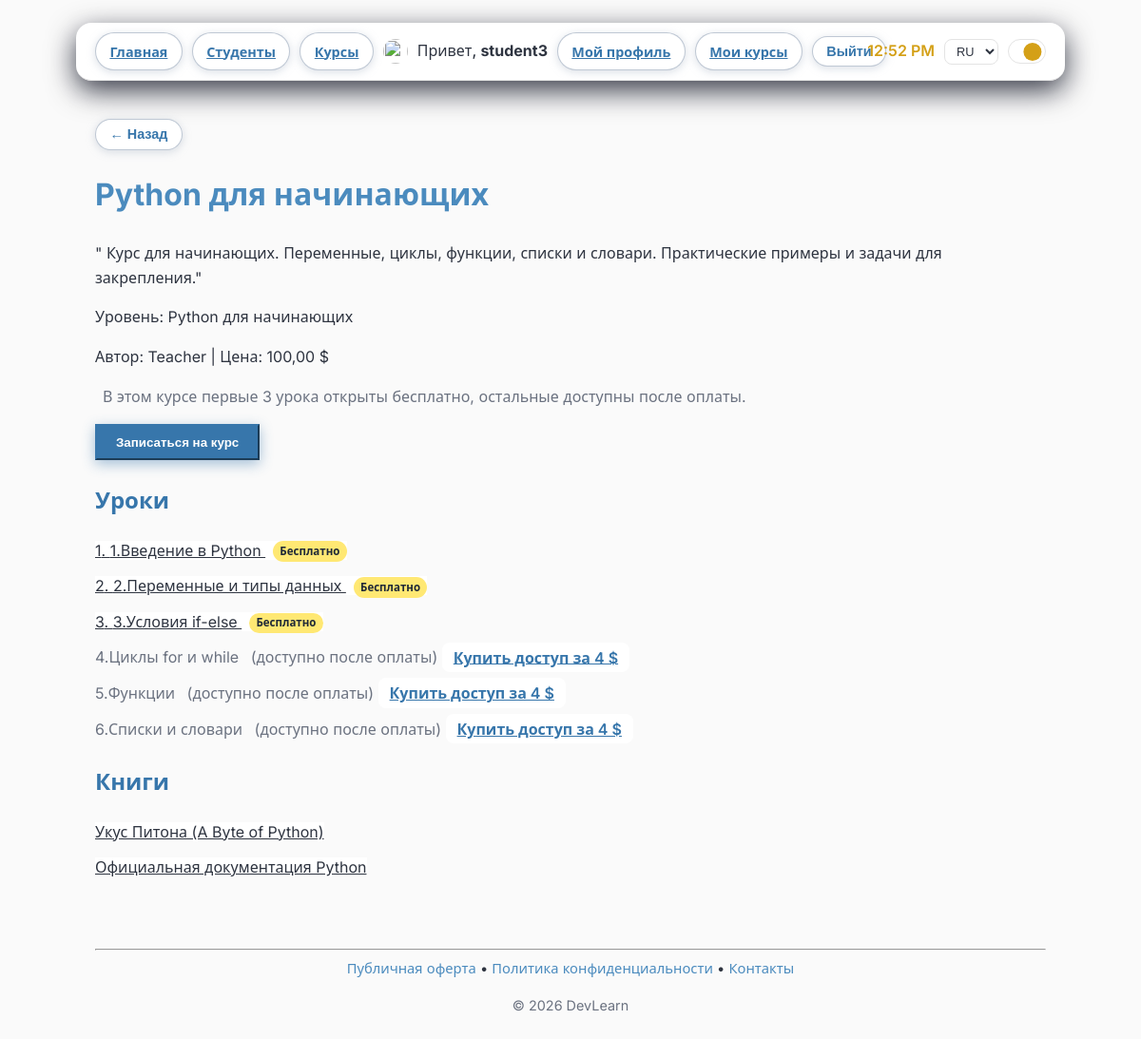
/ru/courses/1/ (signed in), run on an earlier commit of the app's database.
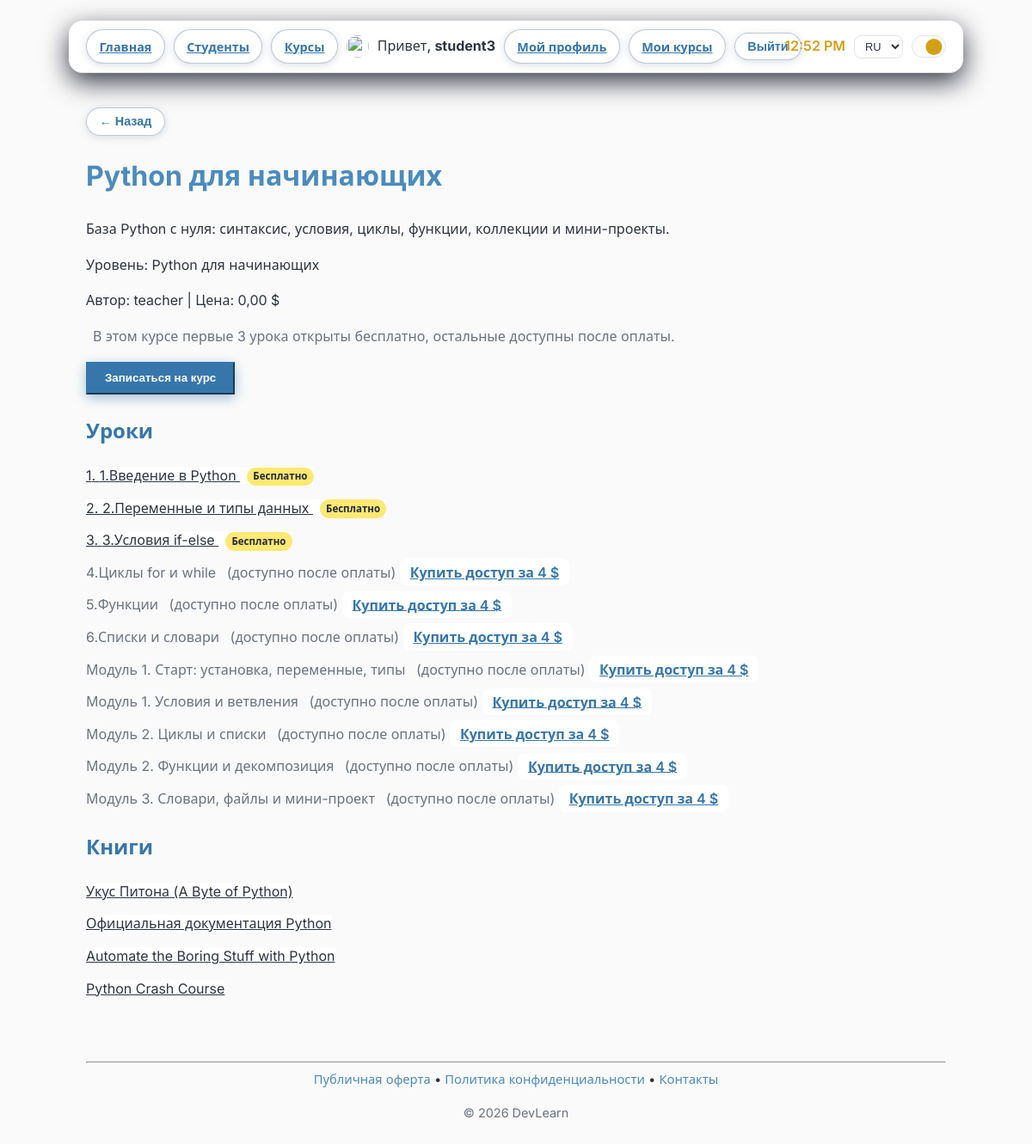
And on a later commit of the database.
### courses/models.py (models this page shows, shortened)
class Course(models.Model):
    LEVEL_JUNIOR = "junior"
    LEVEL_PRO = "pro"
    LEVEL_CHOICES = [
        (LEVEL_JUNIOR, "Python для начинающих"),
        (LEVEL_PRO, "Python для профессионалов"),
    ]
    title = models.CharField("Название", max_length=100)
    description = models.TextField("Описание", blank=True)
    level = models.CharField(
        "Уровень",
        max_length=20,
        choices=LEVEL_CHOICES,
        default=LEVEL_JUNIOR,
    )
    category = models.ForeignKey(
        "Category",
        on_delete=models.SET_NULL,
        null=True,
        blank=True,
        related_name="courses",
        verbose_name="Категория",
    )
    author = models.ForeignKey(
        settings.AUTH_USER_MODEL,
        on_delete=models.CASCADE,
        related_name="authored_courses",
        verbose_name="Автор",
    )
    cover_image = models.ImageField(
        "Обложка курса",
        upload_to="courses/covers/",
        blank=True,
        null=True,
    )
    price = models.DecimalField(
        "Цена",
        max_digits=10,
        decimal_places=2,
        default=0,
    )
    is_active = models.BooleanField("Опубликован", default=True)
    created_at = models.DateTimeField(auto_now_add=True)
    class Meta:
        ordering = ["-created_at"]

class Lesson(models.Model):
    course = models.ForeignKey(
        Course,
        on_delete=models.CASCADE,
        related_name="lessons",
        verbose_name="Курс",
    )
    title = models.CharField("Название", max_length=100)
    content = MarkdownxField("Содержание", blank=True)
    image = models.ImageField(
        "Картинка урока",
        upload_to="courses/lessons/",
        blank=True,
        null=True,
    )
    video_url = models.URLField("Ссылка на видео", blank=True)
    order = models.PositiveIntegerField("Порядок", default=0)
    class Meta:
        ordering = ["order"]

class Book(models.Model):
    course = models.ForeignKey(
        Course,
        on_delete=models.CASCADE,
        related_name="books",
        verbose_name="Курс",
    )
    title = models.CharField("Название", max_length=100)
    url = models.URLField("Ссылка")
    order = models.PositiveIntegerField("Порядок", default=0)
    class Meta:
        ordering = ["order"]

### courses/views.py (the view)
# urls.py: path("<int:pk>/", views.CourseDetailView.as_view(), name="course_detail"),
class CourseDetailView(DetailView):
    model = Course
    template_name = "courses/course_detail.html"
    context_object_name = "course"
    def get_queryset(self):
        return Course.objects.prefetch_related("lessons", "books").select_related("author", "category")
    def get_context_data(self, **kwargs):
        context = super().get_context_data(**kwargs)
        user = self.request.user
        course = self.object
        profile = getattr(user, "profile", None) if user.is_authenticated else None
        has_access = bool(profile and getattr(profile, "has_access", False))
        is_teacher = bool(profile and getattr(profile, "role", "") == "teacher")
        is_enrolled = False
        if user.is_authenticated:
            is_enrolled = Enrollment.objects.filter(
                student=user, course=course
            ).exists()
        lessons = list(course.lessons.all().order_by("order", "id"))
        for idx, lesson in enumerate(lessons, start=1):
            is_free = idx <= FREE_LESSONS_PER_COURSE
            lesson.is_free = is_free
            lesson.is_locked = not (is_free or has_access or is_teacher)
        context["is_enrolled"] = is_enrolled
        context["has_access"] = has_access
        context["is_teacher"] = is_teacher
        context["lessons"] = lessons
        return context

### users/context_processors.py (called while the page is built)
def user_role(request):
    is_teacher = False
    profile_avatar_url = None
    if request.user.is_authenticated:
        try:
            profile = request.user.profile
            is_teacher = profile.role == "teacher"
            if profile.avatar:
                profile_avatar_url = profile.avatar.url
        except Exception:
            pass
    can_upload_avatar = settings.DEBUG
    return {"is_teacher": is_teacher, "profile_avatar_url": profile_avatar_url, "can_upload_avatar": can_upload_avatar}

### courses/templates/courses/course_detail.html (shortened to what this page needs)
{% extends "base.html" %}
{% load i18n %}
{% block content %}
<h1>{{ course.title }}</h1>
<p>{{ course.description }}</p>
<p>{% trans "Уровень:" %} {{ course.get_level_display }}</p>
<p>{% trans "Автор:" %} {{ course.author.username }} | {% trans "Цена:" %} {{ course.price }} $</p>
<p class="course-meta">
    {% trans "В этом курсе первые 3 урока открыты бесплатно, остальные доступны после оплаты." %}
</p>
{% if not is_enrolled and user.is_authenticated %}
<form method="post" action="{% url 'courses:enroll' course.pk %}">
    <button type="submit" class="btn-primary">{% trans "Записаться на курс" %}</button>
</form>
{% endif %}
<h2>{% trans "Уроки" %}</h2>
<ul class="lesson-list">
    {% for lesson in lessons %}
    <li class="lesson-item">
        {% if lesson.is_locked %}
            <span class="lesson-locked">{{ lesson.title }}</span>
            <em class="course-meta">({% trans "доступно после оплаты" %})</em>
            <a href="{% url 'courses:checkout' %}" class="btn-course">{% trans "Купить доступ за 4 $" %}</a>
        {% else %}
            <a href="{% url 'courses:lesson_detail' lesson.pk %}" class="btn-lesson">
                {{ forloop.counter }}.
                {{ lesson.title }}
                {% if lesson.is_free and not has_access %}
                    <span class="badge-free">{% trans "Бесплатно" %}</span>
                {% endif %}
            </a>
        {% endif %}
    </li>
    {% empty %}
    <li class="lesson-item">{% trans "Уроков пока нет." %}</li>
    {% endfor %}
</ul>
{% if course.books.all %}
<h2>{% trans "Книги" %}</h2>
<ul class="book-list">
    {% for book in course.books.all %}
    <li class="book-item"><a href="{% url 'courses:book_redirect' book.pk %}" class="btn-book" target="_blank" rel="noopener">{{ book.title }}</a></li>
    {% endfor %}
</ul>
{% endif %}
{% endblock %}

What changed in the data, as far as the page shows it:
changed Course "Python для начинающих": description "\" Курс для начинающих. Переменные, циклы, функции, списки и словари. Практические примеры и задачи для закрепления.\"" → "База Python с нуля: синтаксис, условия, циклы, функции, коллекции и мини-проекты."; author.username "Teacher" → "teacher"; price "100,00" → "0,00"
added Lesson: title "Модуль 1. Старт: установка, переменные, типы"
added Lesson: title "Модуль 1. Условия и ветвления"
added Lesson: title "Модуль 2. Циклы и списки"
added Lesson: title "Модуль 2. Функции и декомпозиция"
added Lesson: title "Модуль 3. Словари, файлы и мини-проект"
added Book: title "Automate the Boring Stuff with Python"
added Book: title "Python Crash Course"
